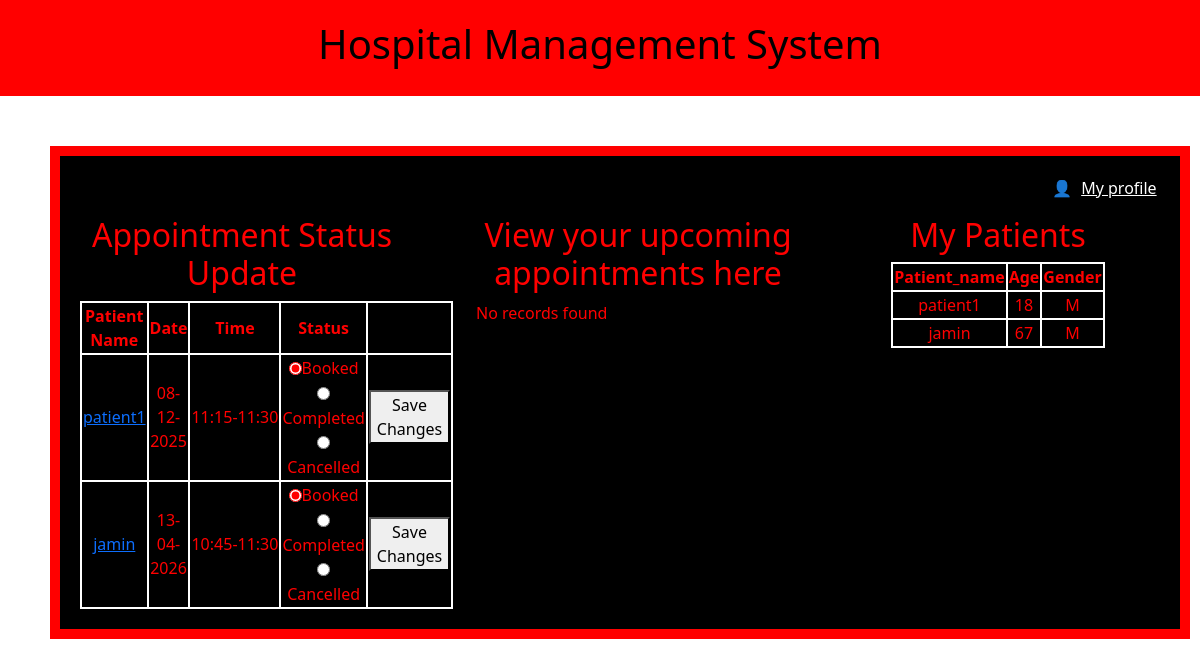
The app's page /doctor_dashboard (signed in) with its own data.
### tables this page shows
CREATE TABLE appointment(
 appointment_id INTEGER PRIMARY KEY AUTOINCREMENT,
 doctor_id INTEGER,
 patient_id INTEGER,
 date TEXT,
 start_time TEXT,
 end_time TEXT,
 status INTEGER ,
 availability_id INTEGER, 
 consultancy_type TEXT,
 FOREIGN KEY(availability_id) REFERENCES doctor_availability(availability_id),
 FOREIGN KEY(doctor_id) REFERENCES doctor(doctor_id),
 FOREIGN KEY(patient_id) REFERENCES patient(patient_id));

CREATE TABLE patient(
 patient_id INTEGER PRIMARY KEY AUTOINCREMENT,
 username TEXT UNIQUE,
 password TEXT,
 name TEXT,
 age INTEGER,
 gender TEXT,
 phone TEXT,
 is_active INTEGER);

### app/routes/doctor_logic.py (the view)
@doctor_logic_bp.route('/doctor_dashboard')
def dashboard():
    db_path = os.path.join(os.path.dirname(__file__), '..', 'database.db')
    connection= sqlite3.connect(db_path)
    cursor=connection.cursor()
    command_appointments="""SELECT p.name,p.patient_id,p.age,p.gender,a.date,a.start_time,a.end_time,a.appointment_id
    FROM patient p JOIN appointment a ON a.patient_id=p.patient_id
    WHERE a.doctor_id=? AND a.status=?"""
    cursor.execute(command_appointments,(session.get('doctor_id'),1))
    appointments=cursor.fetchall()
    sorted_appointments=[]
    dates=[]
    for i in appointments:
        if ((i[4],i[5]) not in dates):
            dates.append((i[4],i[5]))
    dt_dates=[]
    for d,t in dates:
        dt_dates.append(datetime.strptime(f"{d} {t}","%d-%m-%Y %H:%M"))
    dt_dates.sort()
    sorted_dates=[]
    for i in dt_dates:
        sorted_dates.append(i.strftime("%d-%m-%Y %H:%M"))
    sorted_appointments=[]
    for i in sorted_dates:
        parts=i.split(" ")
        dat=parts[0]
        tim=parts[1]
        for j in appointments:
            if (dat==j[4] and tim==j[5]):
                sorted_appointments.append(j)
                break
    finished_appointments=[]
    upcoming_appointments=[]
    for i in sorted_appointments:
        if(datetime.strptime(i[4],"%d-%m-%Y").date()<datetime.today().date()):
            finished_appointments.append(i)
        elif(datetime.strptime(i[4],"%d-%m-%Y").date()==datetime.today().date()):
            finished_appointments.append(i)
            upcoming_appointments.append(i)
        else:
            upcoming_appointments.append(i)
    command_patient_getter="SELECT DISTINCT p.name,p.age,p.gender FROM patient p JOIN appointment a ON a.patient_id=p.patient_id WHERE a.doctor_id=?"
    cursor.execute(command_patient_getter,(session.get('doctor_id'),))
    patients=cursor.fetchall()
    connection.close()
    return render_template('doctor_dashboard.html',app=upcoming_appointments,patients=patients,finished_appointments=finished_appointments)

### app/templates/doctor_dashboard.html (shortened to what this page needs)
{% extends 'base.html' %}
{% block content %}
    <p style="margin-left:90%; display:inline-block">👤</p>
    <a href="{{url_for('doctor_logic.my_profile')}}" style="color:white; display:inline-block; margin-left:5px;">My profile</a>
    <div style="display: flex; justify-content: space-between; align-items: flex-start; gap: 20px;">
        <div style="display:inline-block; width: 30%; text-align: left;">
        <h2 style="display: inline-block;">Appointment Status Update</h2>
        {% if finished_appointments %}
            <table class="bordered">
            <tr>
                <th class="bordered" >Patient Name</th>
                <th class="bordered">Date</th>
                <th class="bordered">Time</th>
                <th class="bordered" style="width: 40%;">Status</th>
                <th class="bordered"></th>
            </tr>
            {% for a in finished_appointments%}
            <form method="POST" action="{{url_for('doctor_logic.status_update')}}">
            <tr>
                <td class="bordered"><a href="{{url_for('doctor_logic.patient_history')}}?patient_id={{ a[1] }}">{{a[0]}}</a></td>
                <td class="bordered">{{a[4]}}</td>
                <td class="bordered">{{a[5]}}-{{a[6]}}</td>
                <td class="bordered" style="width: 40%;"><input type="radio" name="status" value=1 checked>Booked<br>
                <input type="radio" name="status" value=0 >Completed<br>
                <input type="radio" name="status" value=-1 >Cancelled</td>
                <td class="bordered"><button type="submit" class="form_btn">Save Changes</button></td>
            </tr>
            </form>
            {% endfor %}
        </table>
        {% else %}
        <p>No records found</p>
        {% endif %}
    </div>
        <br>
        <div style="display:inline-block; width: 30%; ">
        <h2 style="display: inline-block;">View your upcoming appointments here</h2>
        {% if app %}
            <table class="bordered">
            <tr>
                <th class="bordered" >Patient Name</th>
                <th class="bordered">Age</th>
                <th class="bordered">Gender</th>
                <th class="bordered">Date</th>
                <th class="bordered">Time</th>
            </tr>
            {% for a in app%}
            <tr>
                <td class="bordered"><a href="{{url_for('doctor_logic.patient_history')}}?patient_id={{ a[1] }}">{{a[0]}}</a></td>
                <td class="bordered">{{a[2]}}</td>
                <td class="bordered">{{a[3]}}</td>
                <td class="bordered">{{a[4]}}</td>
                <td class="bordered">{{a[5]}}-{{a[6]}}</td>
            </tr>
            {% endfor %}
        </table>
        {% else %}
        <p>No records found</p>
        {% endif %}
    </div>
        <div style="display:inline-block; width: 30%; text-align: right; vertical-align: top;">
            <h2>My Patients</h2>
            {% if patients %}
            <table class="bordered">
            <tr>
                <th class="bordered">Patient_name</th>
                <th class="bordered">Age</th>
                <th class="bordered">Gender</th>
            </tr>
            {% for i in patients %}
            <tr>
                <td class="bordered"> {{i[0]}}</td>
                <td class="bordered">{{i[1]}}</td>
                <td class="bordered">{{i[2]}}</td>
            </tr>
            {% endfor %}
            </table>
            {% else %}
        <p>No records found</p>
        {% endif %}
        </div>
        </div>
{% endblock %}

### app/templates/base.html (style rules this page uses)
input[type="radio"] { accent-color: red; vertical-align: top; }
h2 { text-align: center; color:red }
input { height: 25px; }
.bordered { border:2px solid white; margin: auto; text-align: center; }

### records on screen
appointment: name "patient1", date "08-12-2025", start_time "11:15", end_time "11:30"
appointment: name "jamin", date "13-04-2026", start_time "10:45", end_time "11:30"
patient: name "patient1", age "18", gender "M"
patient: name "jamin", age "67", gender "M"
